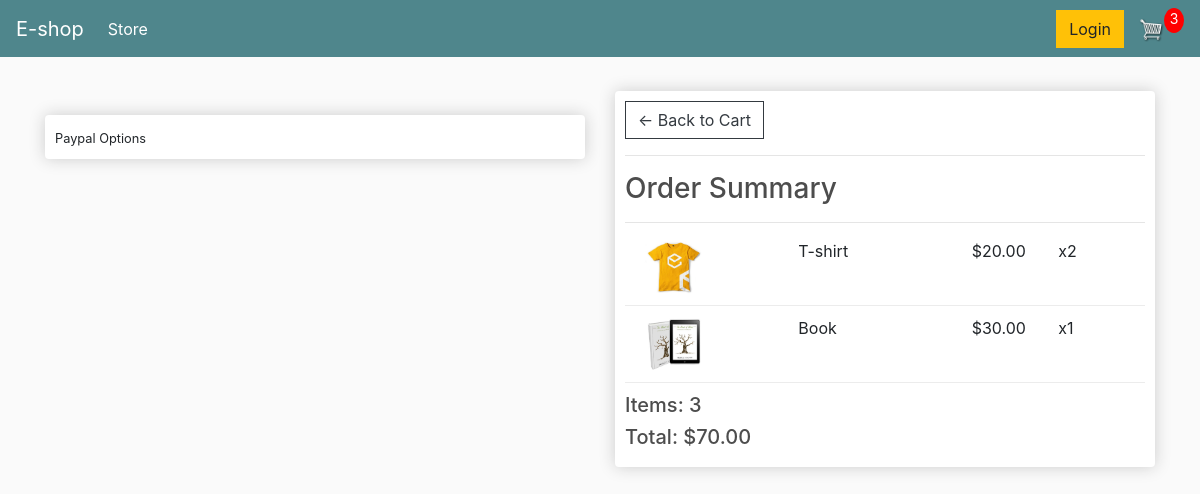
Screenshot of /checkout/ (signed in) with the database file from the repository.
### store/models.py (models this page shows, shortened)
class OrderItem(models.Model):
    product = models.ForeignKey(Product, on_delete=models.SET_NULL, null=True)
    order = models.ForeignKey(Order, on_delete=models.SET_NULL, null=True)
    quantity = models.IntegerField(default=0, null=True, blank=True)
    date_added = models.DateTimeField(auto_now_add=True)
    @property
    def get_total(self):
        total = self.product.price * self.quantity
        return total

class Product(models.Model):
    name = models.CharField(max_length=200)
    price = models.DecimalField(max_digits=7, decimal_places=2)
    digital = models.BooleanField(default=False, null=True, blank=True)
    image = models.ImageField(null=True, blank=True)
    @property
    def imageURL(self):
        try:
            url = self.image.url
        except:
            url = ''
        return url

class Order(models.Model):
    customer = models.ForeignKey(
        Customer, on_delete=models.SET_NULL, null=True, blank=True)
    date_ordered = models.DateTimeField(auto_now_add=True)
    complete = models.BooleanField(default=False)
    transaction_id = models.CharField(max_length=100, null=True)
    @property
    def shipping(self):
        shipping = False
        orderitems = self.orderitem_set.all()
        for i in orderitems:
            if i.product.digital == False:
                shipping = True
        return shipping
    @property
    def get_cart_total(self):
        orderitems = self.orderitem_set.all()
        total = sum([item.get_total for item in orderitems])
        return total
    @property
    def get_cart_items(self):
        orderitems = self.orderitem_set.all()
        total = sum([item.quantity for item in orderitems])
        return total

### store/views.py (the view)
# urls.py: path('checkout/', views.checkout, name="checkout"),
def checkout(request):
    data = cartData(request)
    cartItems = data['cartItems']
    order = data['order']
    items = data['items']
    context = {'items': items, 'order': order, 'cartItems': cartItems}
    return render(request, 'store/checkout.html', context)

### store/utils.py (called while the page is built)
def cartData(request):
	if request.user.is_authenticated:
		customer = request.user.customer
		order, created = Order.objects.get_or_create(customer=customer, complete=False)
		items = order.orderitem_set.all()
		cartItems = order.get_cart_items
	else:
		cookieData = cookieCart(request)
		cartItems = cookieData['cartItems']
		order = cookieData['order']
		items = cookieData['items']
	return {'cartItems':cartItems ,'order':order, 'items':items}

### store/templates/store/checkout.html (shortened to what this page needs)
{% extends 'store/main.html' %} {% load static %} {% block content %}
<div class="row">
  <div class="col-lg-6">
    <br />
    <div class="box-element hidden" id="payment-info">
      <small>Paypal Options</small>
    </div>
  </div>
  <div class="col-lg-6">
    <div class="box-element">
      <a class="btn btn-outline-dark" href="{% url 'cart' %}"
        >&#x2190; Back to Cart</a
      >
      <hr />
      <h3>Order Summary</h3>
      <hr />
      {% for item in items %}
      <div class="cart-row">
        <div style="flex: 2">
          <img class="row-image" src="{{item.product.imageURL}}" />
        </div>
        <div style="flex: 2"><p>{{item.product.name}}</p></div>
        <div style="flex: 1"><p>${{item.product.price|floatformat:2}}</p></div>
        <div style="flex: 1"><p>x{{item.quantity}}</p></div>
      </div>
      {% endfor %}
      <h5>Items: {{order.get_cart_items}}</h5>
      <h5>Total: ${{order.get_cart_total|floatformat:2}}</h5>
    </div>
  </div>
</div>
{% endblock content %}

### static/css/main.css (style rules this page uses)
body { background-color: hsl(0, 0%, 98%); }
h1,h2,h3,h4,h5,h6 { color:hsl(0, 0%, 30%); }
.box-element { box-shadow:hsl(0, 0%, 80%) 0 0 16px; background-color: #fff; border-radius: 4px; padding: 10px; }
.col-lg-4, .col-lg-6, .col-lg-8, .col-lg-12 { margin-top: 10px; }
.btn { border-radius: 0; }
.row-image { width: 100px; }
.cart-row { display: flex; align-items: flex-stretch; padding-bottom: 10px; margin-bottom: 10px; border-bottom: 1px solid #ececec; }

### rows the page displays
OrderItem: product.imageURL (picture), product.name "T-shirt", product.price "20.00", quantity "2"
OrderItem: product.imageURL (picture), product.name "Book", product.price "30.00", quantity "1"
Order: get_cart_items "3", get_cart_total "70.00"

### other values shown
{{ cartItems }} "3"
